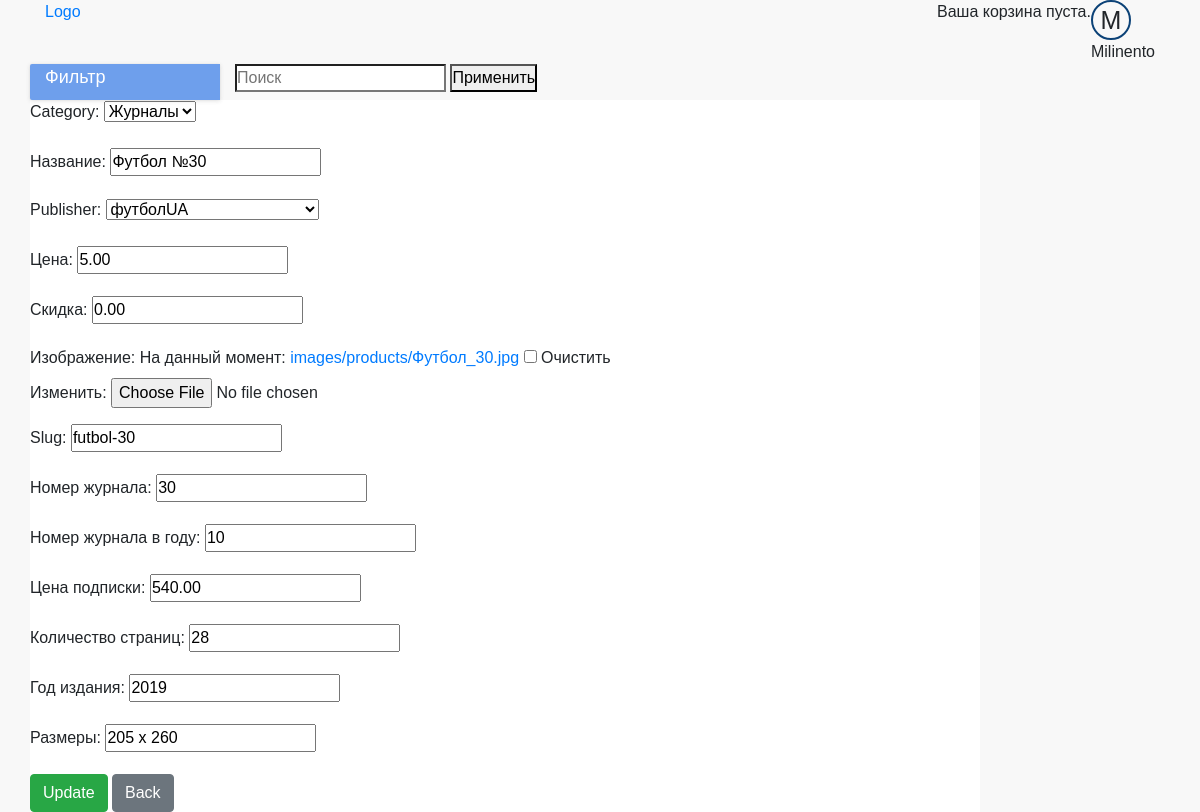
The app's page /store/magazine/update/futbol-30 (signed in) with its own data.
### store/models.py (models this page shows, shortened)
class Product(models.Model):
    category = models.ForeignKey(Category, on_delete=models.SET_NULL, null=True)
    name = models.CharField(max_length=100, verbose_name='Название', help_text="Enter book name.", blank=True)
    publisher = models.ForeignKey(Publisher, on_delete=models.SET_NULL, null=True)
    price = models.DecimalField(max_digits=10, verbose_name='Цена', decimal_places=2, help_text="Enter price book",
                                validators=[MinValueValidator(1)],
                                blank=True)
    Discounts = models.DecimalField(max_digits=10, verbose_name='Скидка', decimal_places=2, help_text="Enter discounts",
                                    validators=[MinValueValidator(0)],
                                    blank=True)
    image = models.ImageField(upload_to='images/products/', verbose_name='Изображение', blank=True, null=True)
    slug = models.SlugField(max_length=100)
    class Meta:
        ordering = ['-id']

class Magazine(Product):
    numb = models.IntegerField(verbose_name='Номер журнала', help_text="Enter number Magazine", blank=True, null=True)
    numb_in_year = models.IntegerField(verbose_name='Номер журнала в году', help_text="Enter number Magazine",
                                       blank=True, null=True)
    subs_price = models.DecimalField(max_digits=10, verbose_name='Цена подписки', decimal_places=2,
                                     help_text="Enter price book", blank=True,
                                     null=True)
    pages = models.CharField(max_length=5, verbose_name='Количество страниц', help_text="Enter number of pages",
                             blank=True)
    pub_year = models.IntegerField(verbose_name='Год издания', help_text="Enter year of publication", blank=True,
                                   null=True)
    size = models.CharField(max_length=10, verbose_name='Размеры', help_text="Enter size book", blank=True)

### store/views.py (the view)
# urls.py: path('store/magazine/update/<slug:slug>', views.MagazineUpdate.as_view(), name='magazine_update'),
class MagazineUpdate(PermissionRequiredMixin, UpdateView):
    permission_required = PERMISSION_ON_SITE['moderator']
    model = Magazine
    form = MagazineForm
    fields = '__all__'
    template_name = 'store/magazine/magazine_update.html'

### cart/cart.py (called while the page is built)
    def __len__(self):
        return self.cart.__len__()

### cart/cart_in_model.py (called while the page is built)
    def __len__(self):
        quantity = Cart.objects.filter(user=self.user).aggregate(Sum('quantity'))
        return quantity['quantity__sum']

### cart/context_processors.py (called while the page is built)
def cart(request):
    return {'cart_info': CartManager(request)}

### store/models.py (called while the page is built)
    def __str__(self):
        return self.name

    def __str__(self):
        return self.name

### store/templates/store/magazine/magazine_update.html (shortened to what this page needs)
{% extends "base_generic.html" %}
{% block content %}
  <div class="catalog  block_white">
    <div class="row">
      <div class="col-12">
        <form method="POST" enctype="multipart/form-data">
          {% for field in form %}
            <div class="form-group">
              {{ field.label_tag }}
              {{ field }}
            </div>
          {% endfor %}
          <input type="submit" {% if request.path == '/new' %} value="Add" {% else %} value="Update" {% endif %}
                 class="btn btn-success"/>
          <a href="{% url 'store:magazine_manage' %}">
            <button type="button" class="btn btn-secondary">Back</button>
          </a>
        </form>
      </div>
    </div>
  </div>
{% endblock %}

### store/templates/base_generic.html (shortened to what this page needs)
<!DOCTYPE html>
<html lang="en">
<head>
  {% load static %}
  <link rel="stylesheet" href="https://stackpath.bootstrapcdn.com/bootstrap/4.3.1/css/bootstrap.min.css"
>
  <link rel="stylesheet" type="text/css" href="{% static 'store/style.css' %}"/>
</head>
<body>
<header>
  <div class="container">
    <div class="header-top-line">
      <div class="row">
        <div class="col-6"><a href="{% url 'store:index' %}">Logo</a></div>
        <div class="col-6 login-menu">
          <div class="cart">
            {% with total_items=cart_info|length %}
              {% if cart_info|length > 0 %}
                Ваша корзина:
                <a href="{% url "cart:cart_detail" %}">
                  <span id="cart_quantity">{{ total_items }} </span>;
                  <span class="cart_total_price"> {{ cart_info.get_total_price }} </span> UAH
                </a>
              {% else %}
                Ваша корзина пуста.
              {% endif %}
            {% endwith %}
          </div>
          {% if user.is_authenticated %}
            <div id="dropdown-menu" class="avatar">
              <div class="avatar__image">
                {{ user.get_username|first|upper }}
              </div>
              {{ user.get_username }}
            </div>
          {% else %}
            <div><a href="{% url 'login' %}?next={{ request.path }}">Войти</a></div>
            <div><a href="{% url 'profile:sign_up' %}?next={{ request.path }}">Регистрация</a></div>
          {% endif %}
        </div>
      </div>
    </div>
    <div class="header-bottom-line">
      <div class="row">
        <div class="col-12 col-md-3 col-xl-2 header-dropdown-menu">
          <span>Фильтр</span>
        </div>
        <div class="col-12 col-md-7 col-xl-10 search-line">
          <form action="{% url "store:search" %}" method="get" class="search-form">
            <label class="">
              <input id="search" class="search-form__input" type="search" name="q" placeholder="Поиск">
            </label>
            <button class="search-form__button" type="submit" value="apply">Применить</button>
          </form>
        </div>
      </div>
    </div>
  </div>
</header>
<div class="container">
  <div class="row">
    <div class="{% if is_shown_by_default %}col-12 {% else %} col-12 col-md-9 col-xl-10 center-wrapper {% endif %}">
      {% block content %}
      {% endblock %}
    </div>
  </div>
</div>
</body>
</html>

### static/store/style.css (style rules this page uses)
* { margin: 0; padding: 0; }
body { background-color: #f8f8f8 !important; font-family: 'Fira Sans', sans-serif; }
header { z-index: 2; position: relative; }
.block_white { background: #fff; }
.avatar__image { width: 40px; height: 40px; border: 2px solid #0c4277; border-radius: 50%; overflow: hidden; text-align: center; font-size: 25px; }
.login-menu { display: flex; justify-content: flex-end; }
.header-dropdown-menu { background-color: #6e9fec; border-radius: 2px 0 0 2px; box-shadow: 0 0 2px 0 rgba(51, 51, 51, .05), 0 1px 4px 0 rgba(51, 51, 51, .15); font-size: 18px; color: #fff; }
#dropdown-menu { width: auto; }
.search-line { display: block; }
.center-wrapper { display: block; position: relative; padding: 0; }
.catalog { position: relative; }

### records on screen
Product: form "Футбол №30" "futbol-30"
Magazine: form "30" "10" "540.00" "28" "2019" "205 x 260"

### other values on screen
{{ user.get_username|first|upper }} "M"
{{ user.get_username }} "Milinento"
{{ field.label_tag }} "Category:" "Название:" "Publisher:" "Цена:" "Скидка:" "Изображение:" "Slug:" "Номер журнала:" "Номер журнала в году:" "Цена подписки:" "Количество страниц:" "Год издания:" "Размеры:"
